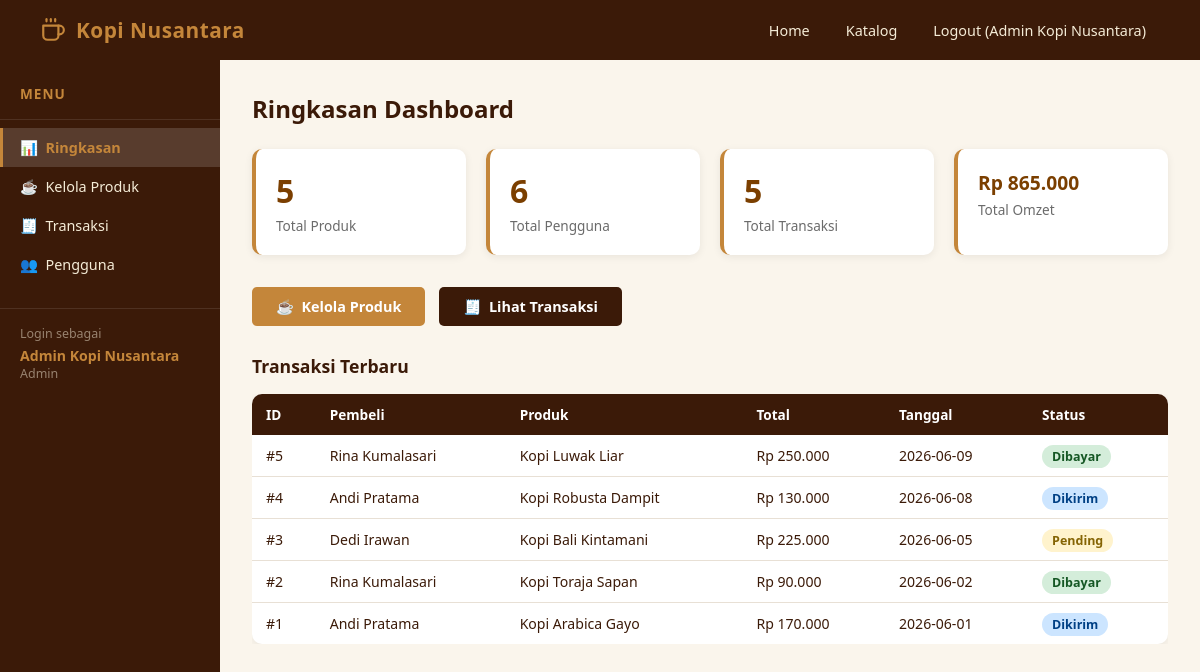
Page /dashboard/index.php (signed in) on the committed database.
### tables this page shows
CREATE TABLE IF NOT EXISTS transaksi (
    id_transaksi   INT(11) NOT NULL AUTO_INCREMENT,
    id_user        INT(11) NOT NULL,
    id_produk      INT(11) NOT NULL,
    tgl_transaksi  DATE    NOT NULL,
    jumlah_beli    INT(11) NOT NULL,
    total_harga    INT(11) NOT NULL,
    status_pesanan ENUM('pending','dibayar','dikirim') NOT NULL DEFAULT 'pending',
    PRIMARY KEY (id_transaksi),
    FOREIGN KEY (id_user)    REFERENCES users(id_user)       ON DELETE CASCADE ON UPDATE CASCADE,
    FOREIGN KEY (id_produk)  REFERENCES produk(id_produk)    ON DELETE CASCADE ON UPDATE CASCADE
);

CREATE TABLE IF NOT EXISTS users (
    id_user      INT(11)      NOT NULL AUTO_INCREMENT,
    nama_lengkap VARCHAR(100) NOT NULL,
    email        VARCHAR(100) NOT NULL UNIQUE,
    password     VARCHAR(255) NOT NULL,
    role         ENUM('admin','agen','pembeli') NOT NULL DEFAULT 'pembeli',
    no_hp        VARCHAR(15),
    alamat       TEXT,
    PRIMARY KEY (id_user)
);

CREATE TABLE IF NOT EXISTS produk (
    id_produk    INT(11)      NOT NULL AUTO_INCREMENT,
    id_agen      INT(11)      NOT NULL,
    nama_kopi    VARCHAR(100) NOT NULL,
    jenis_kopi   VARCHAR(50)  NOT NULL,
    deskripsi    TEXT,
    harga        INT(11)      NOT NULL,
    stok         INT(11)      NOT NULL DEFAULT 0,
    gambar_produk VARCHAR(255),
    PRIMARY KEY (id_produk),
    FOREIGN KEY (id_agen) REFERENCES users(id_user) ON DELETE CASCADE ON UPDATE CASCADE
);

### dashboard/index.php (the view)
<?php
require_once __DIR__ . '/../config/db.php';
require_once __DIR__ . '/header.php';
$total_produk    = $conn->query("SELECT COUNT(*) as n FROM produk")->fetch_assoc()['n'];
$total_users     = $conn->query("SELECT COUNT(*) as n FROM users")->fetch_assoc()['n'];
$total_transaksi = $conn->query("SELECT COUNT(*) as n FROM transaksi")->fetch_assoc()['n'];
$total_omzet     = $conn->query("SELECT COALESCE(SUM(total_harga),0) as n FROM transaksi")->fetch_assoc()['n'];
function formatRupiah($angka) {
    return 'Rp ' . number_format($angka, 0, ',', '.');
}
?>
<h1>Ringkasan Dashboard</h1>
<div class="stat-grid">
    <div class="stat-card">
        <div class="stat-num"><?= $total_produk ?></div>
        <div class="stat-label">Total Produk</div>
    </div>
    <div class="stat-card">
        <div class="stat-num"><?= $total_users ?></div>
        <div class="stat-label">Total Pengguna</div>
    </div>
    <div class="stat-card">
        <div class="stat-num"><?= $total_transaksi ?></div>
        <div class="stat-label">Total Transaksi</div>
    </div>
    <div class="stat-card">
        <div class="stat-num" style="font-size:1.2rem;"><?= formatRupiah($total_omzet) ?></div>
        <div class="stat-label">Total Omzet</div>
    </div>
</div>
<div style="margin-bottom:28px;">
    <a href="/kopi_nusantara/dashboard/produk.php" class="btn btn-primary">
        ☕ &nbsp;Kelola Produk
    </a>
    <a href="/kopi_nusantara/dashboard/transaksi.php" class="btn btn-dark" style="margin-left:10px;">
        🧾 &nbsp;Lihat Transaksi
    </a>
</div>
<h2 style="font-size:1.1rem;margin-bottom:16px;color:var(--coklat-tua);">Transaksi Terbaru</h2>
<div style="overflow-x:auto;">
<table class="data-table">
    <thead>
        <tr>
            <th>ID</th>
            <th>Pembeli</th>
            <th>Produk</th>
            <th>Total</th>
            <th>Tanggal</th>
            <th>Status</th>
        </tr>
    </thead>
    <tbody>
        <?php
        $recent = $conn->query("
            SELECT t.*, u.nama_lengkap, p.nama_kopi
            FROM transaksi t
            LEFT JOIN users u ON t.id_user = u.id_user
            LEFT JOIN produk p ON t.id_produk = p.id_produk
            ORDER BY t.id_transaksi DESC
            LIMIT 5
        ");
        while ($r = $recent->fetch_assoc()):
        ?>
        <tr>
            <td>#<?= $r['id_transaksi'] ?></td>
            <td><?= htmlspecialchars($r['nama_lengkap']) ?></td>
            <td><?= htmlspecialchars($r['nama_kopi']) ?></td>
            <td><?= formatRupiah($r['total_harga']) ?></td>
            <td><?= $r['tgl_transaksi'] ?></td>
            <td>
                <span class="badge badge-<?= $r['status_pesanan'] ?>">
                    <?= ucfirst($r['status_pesanan']) ?>
                </span>
            </td>
        </tr>
        <?php endwhile; ?>
    </tbody>
</table>
</div>
<?php require_once __DIR__ . '/footer.php'; ?>

### assets/css/style.css (style rules this page uses)
*, *::before, *::after { box-sizing: border-box; margin: 0; padding: 0; }
:root { --coklat-tua: #3B1A08; --coklat-mid: #7B3F00; --coklat-muda: #C4863A; --krem: #F5ECD7; --krem-muda: #FAF5EC; --putih: #FFFFFF; --abu: #6B6B6B; --abu-muda: #E8E0D5; --merah: #C0392B; --hijau: #27AE60; --font: 'Segoe UI', Tahoma, Geneva, Verdana, sans-serif; }
body { font-family: var(--font); background: var(--krem-muda); color: var(--coklat-tua); min-height: 100vh; display: flex; flex-direction: column; }
a { text-decoration: none; color: inherit; }
.btn { display: inline-block; padding: 10px 24px; border-radius: 5px; font-size: 0.9rem; font-weight: 600; cursor: pointer; border: none; transition: opacity 0.2s, transform 0.1s; }
.btn-primary { background: var(--coklat-muda); color: var(--putih); }
.btn-dark { background: var(--coklat-tua); color: var(--putih); }
.dash-content h1 { font-size: 1.5rem; margin-bottom: 24px; color: var(--coklat-tua); }
.stat-grid { display: grid; grid-template-columns: repeat(auto-fill, minmax(180px, 1fr)); gap: 20px; margin-bottom: 32px; }
.stat-card { background: var(--putih); padding: 20px; border-radius: 10px; box-shadow: 0 2px 8px rgba(0,0,0,0.07); border-left: 4px solid var(--coklat-muda); }
.stat-card .stat-num { font-size: 2rem; font-weight: 700; color: var(--coklat-mid); }
.stat-card .stat-label { font-size: 0.85rem; color: var(--abu); margin-top: 4px; }
.data-table { width: 100%; border-collapse: collapse; background: var(--putih); border-radius: 10px; overflow: hidden; box-shadow: 0 2px 8px rgba(0,0,0,0.07); }
.data-table th { background: var(--coklat-tua); color: var(--putih); padding: 11px 14px; text-align: left; font-size: 0.85rem; }
.data-table td { padding: 11px 14px; border-bottom: 1px solid var(--abu-muda); font-size: 0.88rem; vertical-align: middle; }
.data-table tr:last-child td { border-bottom: none; }
.badge { padding: 3px 10px; border-radius: 20px; font-size: 0.78rem; font-weight: 600; }
.badge-pending { background: #fff3cd; color: #856404; }
.badge-dibayar { background: #d4edda; color: #155724; }
.badge-dikirim { background: #cce5ff; color: #004085; }

### rows in the picture
transaksi: id_transaksi "5", id_user.nama_lengkap "Rina Kumalasari", id_produk.nama_kopi "Kopi Luwak Liar", total_harga "Rp 250.000", tgl_transaksi "2026-06-09", status_pesanan "Dibayar"
transaksi: id_transaksi "4", id_user.nama_lengkap "Andi Pratama", id_produk.nama_kopi "Kopi Robusta Dampit", total_harga "Rp 130.000", tgl_transaksi "2026-06-08", status_pesanan "Dikirim"
transaksi: id_transaksi "3", id_user.nama_lengkap "Dedi Irawan", id_produk.nama_kopi "Kopi Bali Kintamani", total_harga "Rp 225.000", tgl_transaksi "2026-06-05", status_pesanan "Pending"
transaksi: id_transaksi "2", id_user.nama_lengkap "Rina Kumalasari", id_produk.nama_kopi "Kopi Toraja Sapan", total_harga "Rp 90.000", tgl_transaksi "2026-06-02", status_pesanan "Dibayar"
transaksi: id_transaksi "1", id_user.nama_lengkap "Andi Pratama", id_produk.nama_kopi "Kopi Arabica Gayo", total_harga "Rp 170.000", tgl_transaksi "2026-06-01", status_pesanan "Dikirim"

### other values in the picture
$_SESSION['nama'] "Admin Kopi Nusantara"
getRole() "Admin"
$total_produk "5"
$total_users "6"
$total_transaksi "5"
formatRupiah($total_omzet) "Rp 865.000"
